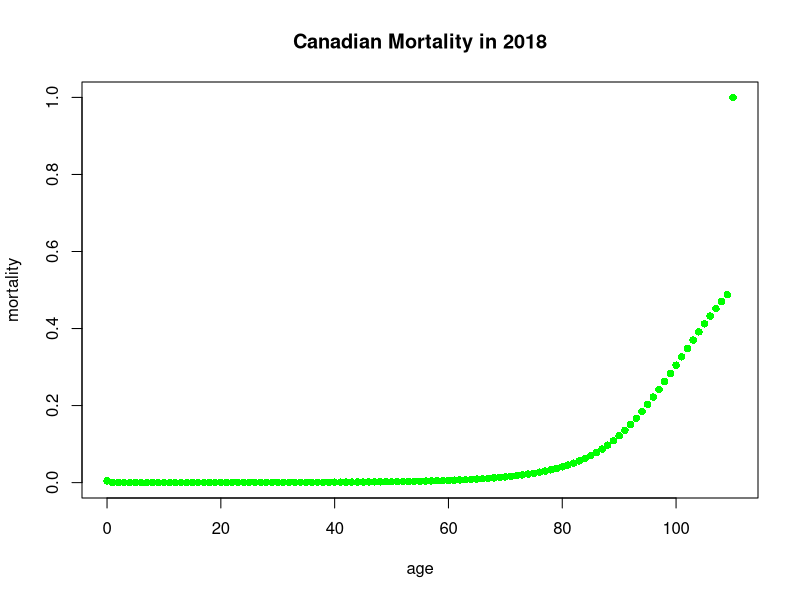
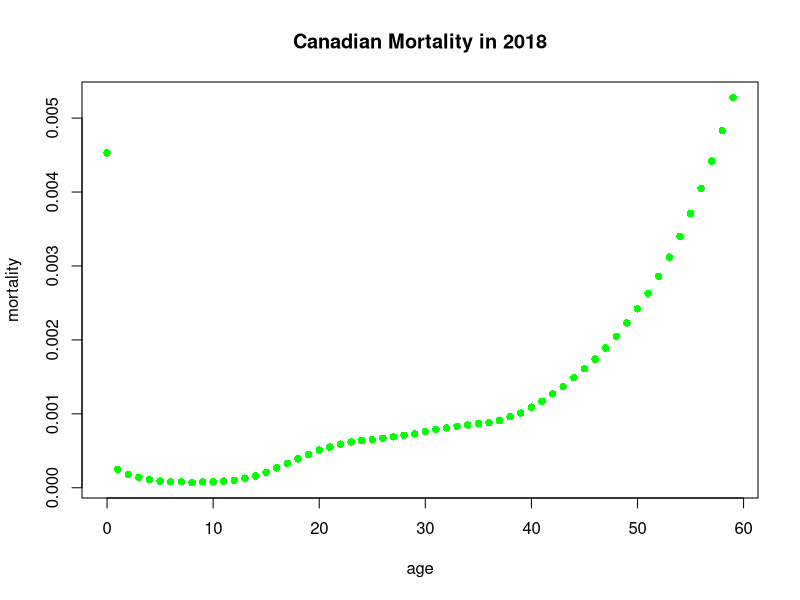
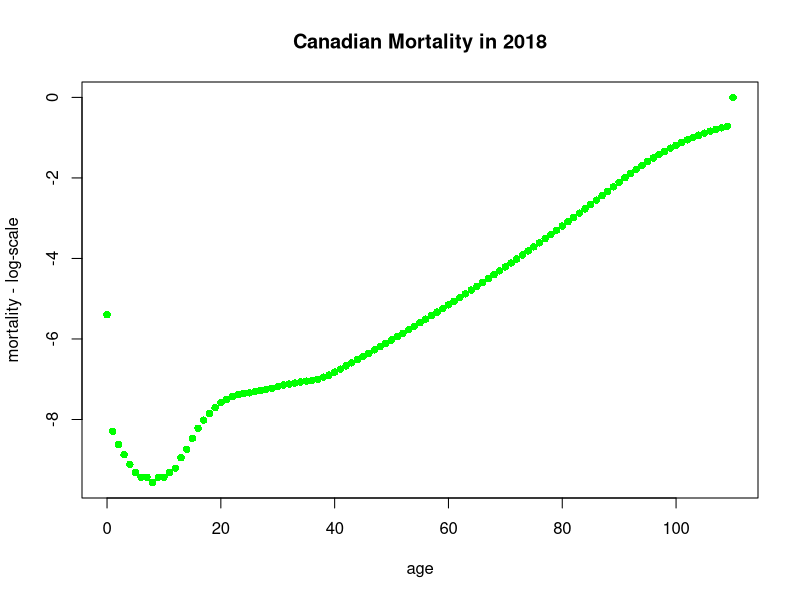
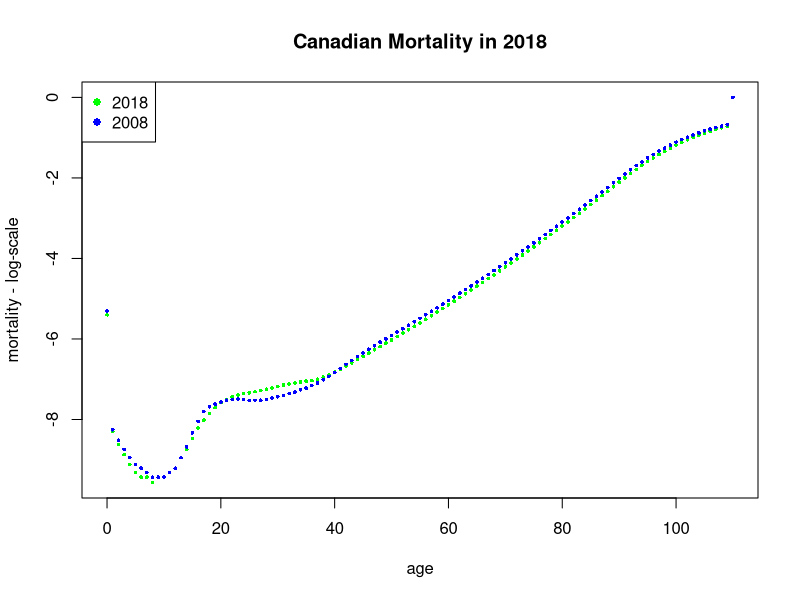
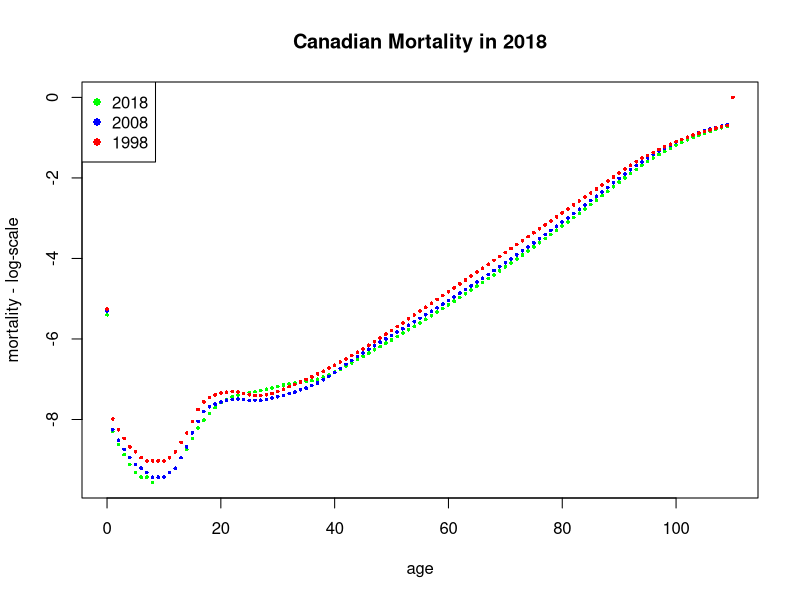
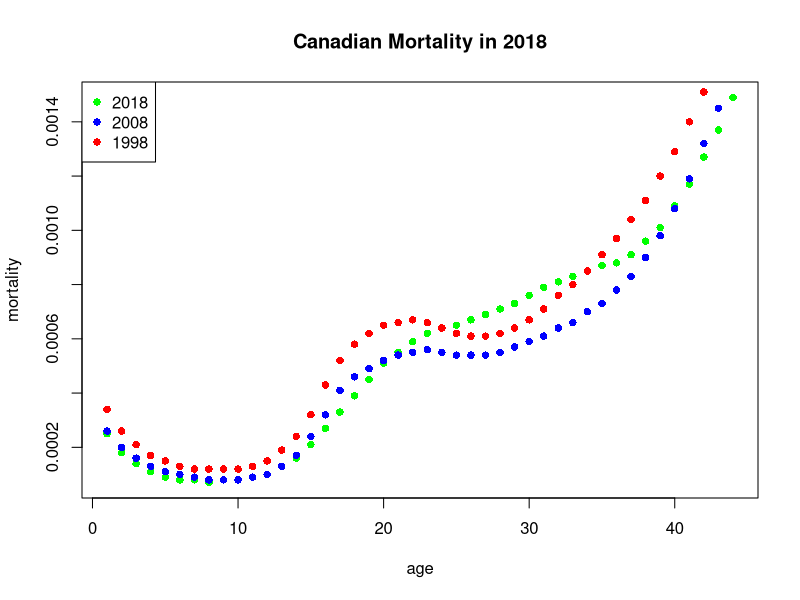

Source code (R) for these figures, in order:

setwd("~/STA2535")

# Import dataset: Death_Probability_Canada_2018
mort_2018 <- read.csv("Mortality-Canada-2018.csv")
# let's have a look at the dataset
head(mort_2018)

plot(mort_2018[,"Age.group"], mort_2018[, "VALUE"], pch = 16, col = "green",
     xlab = "age", ylab = "mortality", main = "Canadian Mortality in 2018")

# plotting ages 1:60 
plot(mort_2018[1:60,"Age.group"], mort_2018[1:60, "VALUE"], pch = 16, col = "green",
     xlab = "age", ylab = "mortality", main = "Canadian Mortality in 2018")

# log-scale is much more informative
plot(mort_2018[,"Age.group"], log(mort_2018[, "VALUE"]), pch = 16, col = "green",
     xlab = "age", ylab = "mortality - log-scale", main = "Canadian Mortality in 2018")

# How does this compare to the mortality in 2008?
# Import dataset: Death_Probability_Canada_2018
mort_2008 <- read.csv("Mortality-Canada-2008.csv")

plot(mort_2018[,"Age.group"], log(mort_2018[, "VALUE"]), pch = 16, col = "green", cex = 0.5,
     xlab = "age", ylab = "mortality - log-scale", main = "Canadian Mortality in 2018")
points(mort_2008[,"Age.group"], log(mort_2008[, "VALUE"]), pch = 16, col = "blue", cex = 0.5)
legend("topleft", legend = c("2018", "2008"), pch = 16, col = c("green", "blue"))


mort_1998 <- read.csv("Mortality-Canada-1998.csv")
# plotting all three
plot(mort_2018[,"Age.group"], log(mort_2018[, "VALUE"]), pch = 16, cex = 0.5, col = "green",
     xlab = "age", ylab = "mortality - log-scale", main = "Canadian Mortality in 2018")
points(mort_2008[,"Age.group"], log(mort_2008[, "VALUE"]), pch = 16, col = "blue", cex = 0.5, )
points(mort_1998[,"Age.group"], log(mort_1998[, "VALUE"]), pch = 16, col = "red", cex = 0.5) 
legend("topleft", legend = c("2018", "2008", "1998"), pch = 16, col = c("green", "blue", "red"))



# let's look what happened here...
plot(mort_2018[2:45,"Age.group"], mort_2018[2:45, "VALUE"], pch = 16, col = "green",
    xlab = "age", ylab = "mortality", main = "Canadian Mortality in 2018")
points(mort_2008[2:45,"Age.group"], mort_2008[2:45, "VALUE"], pch = 16, col = "blue")
points(mort_1998[2:45,"Age.group"], mort_1998[2:45, "VALUE"], pch = 16, col = "red")
legend("topleft", legend = c("2018", "2008", "1998"), pch = 16, col = c("green", "blue", "red"))



